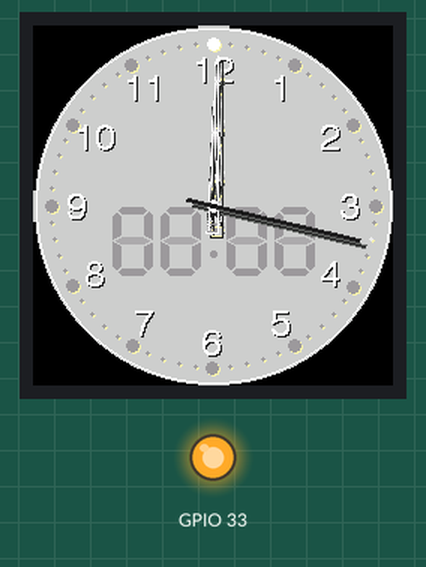
Recording of a sketch running on a simulated ESP32. Parts: 240×240 colour display, output pins drawn as LEDs (lit = HIGH). Random numbers use the default seed unless the sketch sets one. At 7.0 s the program puts the board to deep sleep or switches it off; the recording ends there.

Above: at 0.75 s.
At 1.96 s:
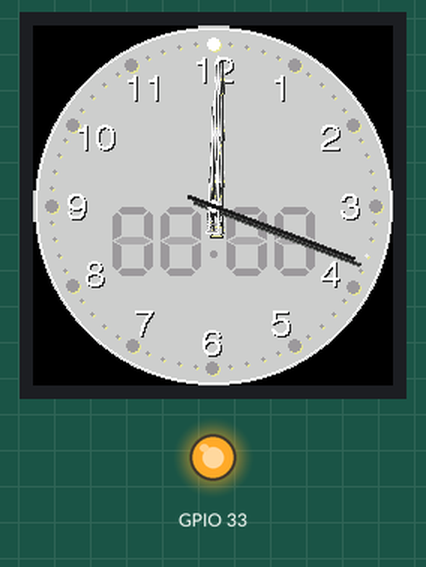
At 2.77 s:
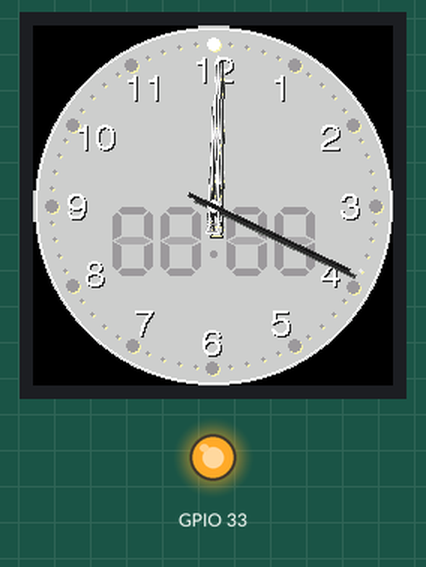
At 3.58 s:
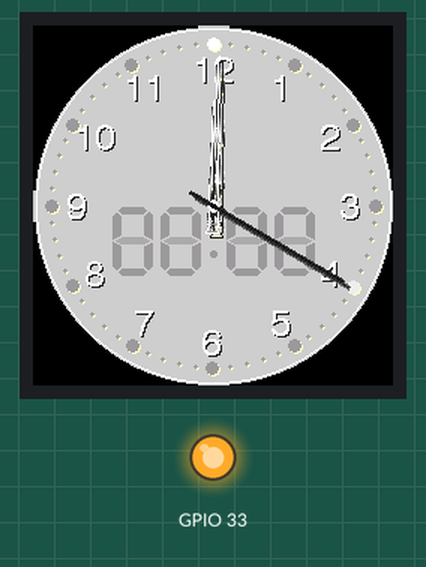
At 5.2 s:
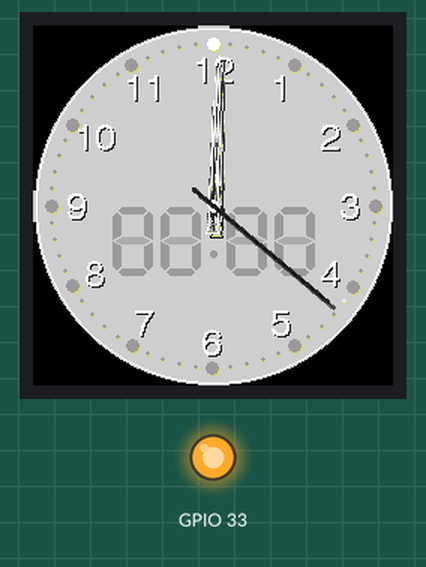
At 6.81 s:
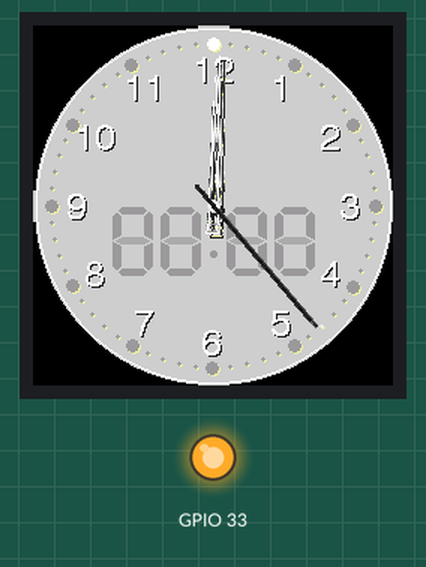

Measured:
- what the display in image 0 shows lasts 0.4 s, from 0.6 s to 1.0 s

The sketch:

watch.ino
```cpp
// v1.0.0 を有効にします(v0からの移行期間の特別措置です。これを書かない場合は旧v0系で動作します。)
#define LGFX_USE_V1

#include <LovyanGFX.hpp>

// ESP32でLovyanGFXを独自設定で利用する場合の設定例

/// 独自の設定を行うクラスを、LGFX_Deviceから派生して作成します。
class LGFX : public lgfx::LGFX_Device
{
    lgfx::Panel_GC9A01     _panel_instance;
    lgfx::Bus_SPI       _bus_instance;   // SPIバスのインスタンス


  public:

    LGFX(void)
    {
      { // バス制御の設定を行います。
        auto cfg = _bus_instance.config();    // バス設定用の構造体を取得します。

        // SPIバスの設定
        cfg.spi_host = VSPI_HOST;     // 使用するSPIを選択  (VSPI_HOST or HSPI_HOST)
        cfg.spi_mode = 0;             // SPI通信モードを設定 (0 ~ 3)
        cfg.freq_write = 40000000;    // 送信時のSPIクロック (最大80MHz, 80MHzを整数で割った値に丸められます)
        cfg.freq_read  = 16000000;    // 受信時のSPIクロック
        cfg.spi_3wire  = false;        // 受信をMOSIピンで行う場合はtrueを設定
        cfg.use_lock   = true;        // トランザクションロックを使用する場合はtrueを設定
        cfg.dma_channel = 1;          // Set the DMA channel (1 or 2. 0=disable)   使用するDMAチャンネルを設定 (0=DMA不使用)
        cfg.pin_sclk = 18;            // SPIのSCLKピン番号を設定
        cfg.pin_mosi = 23;            // SPIのMOSIピン番号を設定
        cfg.pin_miso = -1;            // SPIのMISOピン番号を設定 (-1 = disable)
        cfg.pin_dc   = 14;            // SPIのD/Cピン番号を設定  (-1 = disable)


        _bus_instance.config(cfg);    // 設定値をバスに反映します。
        _panel_instance.setBus(&_bus_instance);      // バスをパネルにセットします。
      }

      { // 表示パネル制御の設定を行います。
        auto cfg = _panel_instance.config();    // 表示パネル設定用の構造体を取得します。

        cfg.pin_cs           =    4;  // CSが接続されているピン番号   (-1 = disable)
        cfg.pin_rst          =    12;  // RSTが接続されているピン番号  (-1 = disable)
        cfg.pin_busy         =    -1;  // BUSYが接続されているピン番号 (-1 = disable)

        // ※ 以下の設定値はパネル毎に一般的な初期値が設定されていますので、不明な項目はコメントアウトして試してみてください。

        cfg.memory_width     =   240;  // ドライバICがサポートしている最大の幅
        cfg.memory_height    =   240;  // ドライバICがサポートしている最大の高さ
        cfg.panel_width      =   240;  // 実際に表示可能な幅
        cfg.panel_height     =   240;  // 実際に表示可能な高さ
        cfg.offset_x         =     0;  // パネルのX方向オフセット量
        cfg.offset_y         =     0;  // パネルのY方向オフセット量
        cfg.offset_rotation  =     0;  // 回転方向の値のオフセット 0~7 (4~7は上下反転)
        cfg.dummy_read_pixel =     8;  // ピクセル読出し前のダミーリードのビット数
        cfg.dummy_read_bits  =     1;  // ピクセル以外のデータ読出し前のダミーリードのビット数
        cfg.readable         =  true;  // データ読出しが可能な場合 trueに設定
        cfg.invert           =  true;  // パネルの明暗が反転してしまう場合 trueに設定
        cfg.rgb_order        = false;  // パネルの赤と青が入れ替わってしまう場合 trueに設定
        cfg.dlen_16bit       = false;  // データ長を16bit単位で送信するパネルの場合 trueに設定
        cfg.bus_shared       =  true;  // SDカードとバスを共有している場合 trueに設定(drawJpgFile等でバス制御を行います)

        _panel_instance.config(cfg);
      }

      setPanel(&_panel_instance); // 使用するパネルをセットします。
    }
};

static LGFX lcd;
static LGFX_Sprite canvas(&lcd);       // オフスクリーン描画用バッファ
static LGFX_Sprite clockbase(&canvas); // 時計の文字盤パーツ
static LGFX_Sprite needle1(&canvas);   // 長針・短針パーツ
static LGFX_Sprite shadow1(&canvas);   // 長針・短針の影パーツ
static LGFX_Sprite needle2(&canvas);   // 秒針パーツ
static LGFX_Sprite shadow2(&canvas);   // 秒針の影パーツ

static constexpr uint64_t oneday = 86400000; // 1日 = 1000msec x 60sec x 60min x 24hour = 86400000
static uint64_t count = random(oneday);    // 現在時刻 (ミリ秒カウンタ)
static int32_t width = 239;             // 時計の縦横画像サイズ
static int32_t halfwidth = width >> 1;  // 時計盤の中心座標
static auto transpalette = 0;           // 透過色パレット番号
static float zoom;                      // 表示倍率

#ifdef min
#undef min
#endif

void setup(void)
{
  pinMode(33, OUTPUT);
  digitalWrite(33, HIGH);
  Serial.begin(115200);

  lcd.init();

  zoom = (float)(std::min(lcd.width(), lcd.height())) / width; // 表示が画面にフィットするよう倍率を調整

  lcd.setPivot(lcd.width() >> 1, lcd.height() >> 1); // 時計描画時の中心を画面中心に合わせる

  canvas.setColorDepth(lgfx::palette_4bit);  // 各部品を４ビットパレットモードで準備する
  clockbase.setColorDepth(lgfx::palette_4bit);
  needle1.setColorDepth(lgfx::palette_4bit);
  shadow1.setColorDepth(lgfx::palette_4bit);
  needle2.setColorDepth(lgfx::palette_4bit);
  shadow2.setColorDepth(lgfx::palette_4bit);
  // パレットの初期色はグレースケールのグラデーションとなっており、
  // 0番が黒(0,0,0)、15番が白(255,255,255)
  // 1番～14番は黒から白へ段階的に明るさが変化している
  //
  // パレットを使う場合、描画関数は色の代わりに0～15のパレット番号を指定する

  canvas.createSprite(width, width); // メモリ確保
  clockbase.createSprite(width, width);
  needle1.createSprite(9, 119);
  shadow1.createSprite(9, 119);
  needle2.createSprite(3, 119);
  shadow2.createSprite(3, 119);

  canvas.fillScreen(transpalette); // 透過色で背景を塗り潰す (create直後は0埋めされているので省略可能)
  clockbase.fillScreen(transpalette);
  needle1.fillScreen(transpalette);
  shadow1.fillScreen(transpalette);

  clockbase.setTextFont(4);           // フォント種類を変更(時計盤の文字用)
  clockbase.setTextDatum(lgfx::middle_center);
  clockbase.fillCircle(halfwidth, halfwidth, halfwidth    ,  6); // 時計盤の背景の円を塗る
  clockbase.drawCircle(halfwidth, halfwidth, halfwidth - 1, 15);
  for (int i = 1; i <= 60; ++i) {
    float rad = i * 6 * - 0.0174532925;              // 時計盤外周の目盛り座標を求める
    float cosy = - cos(rad) * (halfwidth * 10 / 11);
    float sinx = - sin(rad) * (halfwidth * 10 / 11);
    bool flg = 0 == (i % 5);      // ５目盛り毎フラグ
    clockbase.fillCircle(halfwidth + sinx + 1, halfwidth + cosy + 1, flg * 3 + 1,  4); // 目盛りを描画
    clockbase.fillCircle(halfwidth + sinx    , halfwidth + cosy    , flg * 3 + 1, 12);
    if (flg) {                    // 文字描画
      cosy = - cos(rad) * (halfwidth * 10 / 13);
      sinx = - sin(rad) * (halfwidth * 10 / 13);
      clockbase.setTextColor(1);
      clockbase.drawNumber(i / 5, halfwidth + sinx + 1, halfwidth + cosy + 4);
      clockbase.setTextColor(15);
      clockbase.drawNumber(i / 5, halfwidth + sinx    , halfwidth + cosy + 3);
    }
  }
  clockbase.setTextFont(7);

  needle1.setPivot(4, 100);  // 針パーツの回転中心座標を設定する
  shadow1.setPivot(4, 100);
  needle2.setPivot(1, 100);
  shadow2.setPivot(1, 100);

  for (int i = 6; i >= 0; --i) {  // 針パーツの画像を作成する
    needle1.fillTriangle(4, - 16 - (i << 1), 8, needle1.height() - (i << 1), 0, needle1.height() - (i << 1), 15 - i);
    shadow1.fillTriangle(4, - 16 - (i << 1), 8, shadow1.height() - (i << 1), 0, shadow1.height() - (i << 1),  1 + i);
  }
  for (int i = 0; i < 7; ++i) {
    needle1.fillTriangle(4, 16 + (i << 1), 8, needle1.height() + 32 + (i << 1), 0, needle1.height() + 32 + (i << 1), 15 - i);
    shadow1.fillTriangle(4, 16 + (i << 1), 8, shadow1.height() + 32 + (i << 1), 0, shadow1.height() + 32 + (i << 1),  1 + i);
  }
  needle1.fillTriangle(4, 32, 8, needle1.height() + 64, 0, needle1.height() + 64, 0);
  shadow1.fillTriangle(4, 32, 8, shadow1.height() + 64, 0, shadow1.height() + 64, 0);
  needle1.fillRect(0, 117, 9, 2, 15);
  shadow1.fillRect(0, 117, 9, 2,  1);
  needle1.drawFastHLine(1, 117, 7, 12);
  shadow1.drawFastHLine(1, 117, 7,  4);

  needle1.fillCircle(4, 100, 4, 15);
  shadow1.fillCircle(4, 100, 4,  1);
  needle1.drawCircle(4, 100, 4, 14);

  needle2.fillScreen(9);
  shadow2.fillScreen(3);
  needle2.drawFastVLine(1, 0, 119, 8);
  shadow2.drawFastVLine(1, 0, 119, 1);
  needle2.fillRect(0, 99, 3, 3, 8);

  lcd.startWrite();

  //  shadow1.pushSprite(&lcd,  0, 0); // デバッグ用、パーツを直接LCDに描画する
  //  needle1.pushSprite(&lcd, 10, 0);
  //  shadow2.pushSprite(&lcd, 20, 0);
  //  needle2.pushSprite(&lcd, 25, 0);
}

void update7Seg(int32_t hour, int32_t min)
{ // 時計盤のデジタル表示部の描画
  int x = clockbase.getPivotX() - 69;
  int y = clockbase.getPivotY();
  clockbase.setCursor(x, y);
  clockbase.setTextColor(5);  // 消去色で 88:88 を描画する
  clockbase.print("88:88");
  clockbase.setCursor(x, y);
  clockbase.setTextColor(12); // 表示色で時:分を描画する
  clockbase.printf("%02d:%02d", hour, min);
}

void drawDot(int pos, int palette)
{
  bool flg = 0 == (pos % 5);      // ５目盛り毎フラグ
  float rad = pos * 6 * - 0.0174532925;              // 時計盤外周の目盛り座標を求める
  float cosy = - cos(rad) * (halfwidth * 10 / 11);
  float sinx = - sin(rad) * (halfwidth * 10 / 11);
  canvas.fillCircle(halfwidth + sinx, halfwidth + cosy, flg * 3 + 1, palette);
}

void drawClock(uint64_t time)
{ // 時計の描画
  static int32_t p_min = -1;
  int32_t sec = time / 1000;
  int32_t min = sec / 60;
  if (p_min != min) { // 分の値が変化していれば時計盤のデジタル表示部分を更新
    p_min = min;
    update7Seg(min / 60, min % 60);
  }
  clockbase.pushSprite(0, 0);  // 描画用バッファに時計盤の画像を上書き

  drawDot(sec % 60, 14);
  drawDot(min % 60, 15);
  drawDot(((min / 60) * 5) % 60, 15);

  float fhour = (float)time / 120000;  // 短針の角度
  float fmin  = (float)time /  10000;  // 長針の角度
  float fsec  = (float)time * 6 / 1000; // 秒針の角度
  int px = canvas.getPivotX();
  int py = canvas.getPivotY();
  shadow1.pushRotateZoom(px + 2, py + 2, fhour, 1.0, 0.7, transpalette); // 針の影を右下方向にずらして描画する
  shadow1.pushRotateZoom(px + 3, py + 3, fmin , 1.0, 1.0, transpalette);
  shadow2.pushRotateZoom(px + 4, py + 4, fsec , 1.0, 1.0, transpalette);
  needle1.pushRotateZoom(            fhour, 1.0, 0.7, transpalette); // 針を描画する
  needle1.pushRotateZoom(            fmin , 1.0, 1.0, transpalette);
  needle2.pushRotateZoom(            fsec , 1.0, 1.0, transpalette);

  canvas.pushRotateZoom(0, zoom, zoom, transpalette);    // 完了した時計盤をLCDに描画する
}

void loop(void)
{
  static uint32_t p_milli = 0;
  uint32_t milli = millis() % 1000;
  if (p_milli < milli) count +=        (milli - p_milli);
  else                 count += 1000 + (milli - p_milli);
  p_milli = milli;

  int32_t tmp = (count % 1000) >> 3;
  canvas.setPaletteColor(8, 255 - (tmp >> 1), 255 - (tmp >> 1), 200 - tmp); // 秒針の描画色を変化させる
  //count += 60000;
  if ( count > oneday ) {
    count -= oneday;
  }
  drawClock(count);

  if (millis() > 7000)
  {
    esp_deep_sleep_start();
  }
}
```
